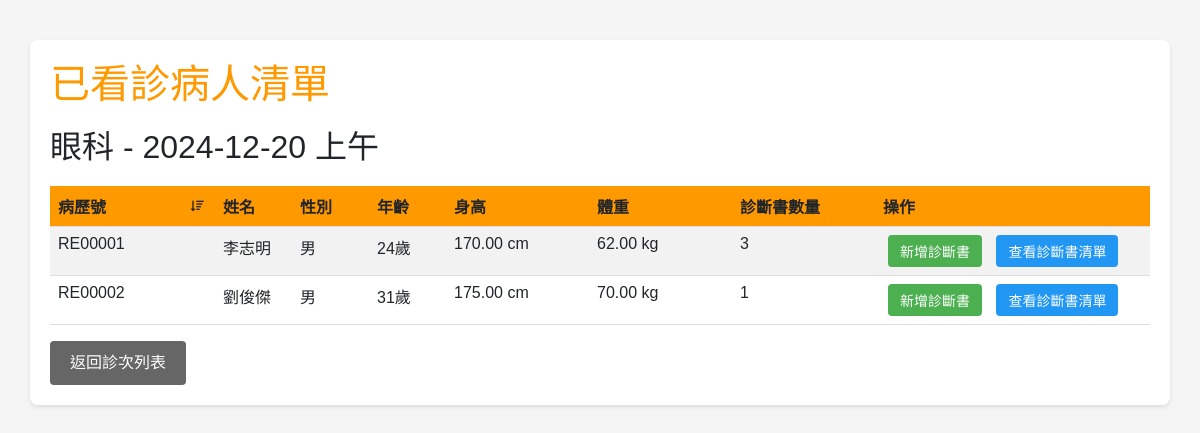
Page /php/doctor/patient_list.php?clinic_id=CL00001 (signed in) on the committed database.
### tables this page shows
CREATE TABLE `clinic` (
  `clinic_id` char(7) NOT NULL,
  `clinic_date` date NOT NULL,
  `period` enum('morning','afternoon','evening') NOT NULL,
  `department_id` char(7) NOT NULL,
  `location` varchar(100) DEFAULT NULL,
  `doctor_id` char(7) NOT NULL
);

CREATE TABLE `department` (
  `department_id` char(7) NOT NULL,
  `department_name` varchar(50) NOT NULL
);

CREATE TABLE `medical_record` (
  `record_id` char(7) NOT NULL,
  `patient_id` char(7) NOT NULL,
  `clinic_id` char(7) NOT NULL
);

CREATE TABLE `person` (
  `person_id` char(7) NOT NULL,
  `last_name` varchar(20) NOT NULL,
  `first_name` varchar(20) NOT NULL,
  `id_card` char(10) NOT NULL,
  `password` varchar(255) NOT NULL,
  `phone` varchar(20) NOT NULL,
  `address` varchar(100) DEFAULT NULL,
  `gender` enum('M','F') NOT NULL,
  `birthday` date NOT NULL
);

CREATE TABLE `patient` (
  `person_id` char(7) NOT NULL,
  `height` decimal(5,2) DEFAULT NULL,
  `weight` decimal(5,2) DEFAULT NULL
);

### php/doctor/patient_list.php (the view, shortened to what this page needs)
<?php
require_once '../common/db_conn.php';
$clinic_id = $_GET['clinic_id'];
try {
    $stmt = $db->prepare("
        SELECT clinic_date, period, department_name
        FROM clinic c
        JOIN department d ON c.department_id = d.department_id
        WHERE clinic_id = ? AND doctor_id = ?
    ");
    $stmt->execute([$clinic_id, $_SESSION['user_id']]);
    $clinic = $stmt->fetch();
    $stmt = $db->prepare("
        SELECT mr.record_id, p.person_id, p.last_name, p.first_name,
               p.gender, p.birthday, pt.height, pt.weight,
               (SELECT COUNT(*) FROM medical_certificate mc WHERE mc.record_id = mr.record_id) as certificate_count
        FROM medical_record mr
        JOIN patient pt ON mr.patient_id = pt.person_id
        JOIN person p ON pt.person_id = p.person_id
        WHERE mr.clinic_id = ?
        ORDER BY mr.record_id
    ");
    $stmt->execute([$clinic_id]);
    $patients = $stmt->fetchAll();
} catch (Exception $e) {
    $error_message = $e->getMessage();
}
function getPeriodText($period) {
    switch ($period) {
        case 'morning': return '上午';
    }
}
?>
<!DOCTYPE html>
<html lang="zh-Hant">
<head>
    <link href="https://cdn.jsdelivr.net/npm/bootstrap@5.3.0-alpha1/dist/css/bootstrap.min.css" rel="stylesheet">
    <link href="https://cdn.jsdelivr.net/npm/boxicons@2.1.2/css/boxicons.min.css" rel="stylesheet">
    <link rel="stylesheet" href="./asset/patient_list.css">
</head>
<body>
    <div class="container">
        <?php if (isset($clinic)): ?>
            <div class="clinic-info">
                <h1>已看診病人清單</h1>
                <h2>
                    <?php
                    echo htmlspecialchars($clinic['department_name']) . ' - ' .
                         htmlspecialchars($clinic['clinic_date']) . ' ' .
                         htmlspecialchars(getPeriodText($clinic['period']));
                    ?>
                </h2>
            </div>
            <?php if (empty($patients)): ?>
                <p>目前沒有已看診病人</p>
            <?php else: ?>
                <table class="table table-striped">
                    <thead>
                        <tr>
                            <th>病歷號</th>
                            <th>姓名</th>
                            <th>性別</th>
                            <th>年齡</th>
                            <th>身高</th>
                            <th>體重</th>
                            <th>診斷書數量</th>
                            <th>操作</th>
                        </tr>
                    </thead>
                    <tbody>
                        <?php foreach ($patients as $patient): ?>
                            <tr>
                                <td><?php echo htmlspecialchars($patient['record_id']); ?></td>
                                <td><?php echo htmlspecialchars($patient['last_name'] . $patient['first_name']); ?></td>
                                <td>
                                    <?php
                                    if ($patient['gender'] === NULL) {
                                        echo '-';
                                    } else if ($patient['gender'] === 'M') {
                                        echo '男';
                                    } else {
                                        echo '女';
                                    }
                                    ?>
                                </td>
                                <td>
                                    <?php
                                    $birthDate = new DateTime($patient['birthday']);
                                    if ($patient['birthday']  === NULL) {
                                        echo '-';
                                    } else {
                                        $today = new DateTime();
                                        $age = $birthDate->diff($today)->y;
                                        echo $age . '歲';
                                    }
                                    ?>
                                </td>
                                <td><?php echo $patient['height'] ? htmlspecialchars($patient['height']) . ' cm' : '-'; ?></td>
                                <td><?php echo $patient['weight'] ? htmlspecialchars($patient['weight']) . ' kg' : '-'; ?></td>
                                <td><?php echo htmlspecialchars($patient['certificate_count']); ?></td>
                                <td>
                                    <a href="add_certificate.php?record_id=<?php echo urlencode($patient['record_id']); ?>"
                                       class="action-btn add-btn">新增診斷書</a>
                                    <a href="dr_certificate_list.php?record_id=<?php echo urlencode($patient['record_id']); ?>"
                                       class="action-btn view-btn">查看診斷書清單</a>
                                </td>
                            </tr>
                        <?php endforeach; ?>
                    </tbody>
                </table>
            <?php endif; ?>
        <?php else: ?>
            <div class="error-message">無效的診次資訊</div>
        <?php endif; ?>
        <a href="clinic_list.php" class="back-btn">返回診次列表</a>
    </div>
</body>
</html>

### php/common/db_conn.php (shortened to what this page needs)
<html>
<head>
</head>
<body>
</body>
</html>

### php/doctor/asset/patient_list.css (style rules this page uses)
body { font-family: Arial, sans-serif; max-width: 1200px; margin: 20px auto; padding: 20px; background-color: #f5f5f5; }
.container { background: white; padding: 20px; border-radius: 8px; box-shadow: 0 2px 4px rgba(0, 0, 0, 0.1); }
h1 { color: #ff9900; margin-bottom: 20px; }
table { width: 100%; border-collapse: collapse; margin-top: 20px; }
th, td { padding: 12px; text-align: left; border-bottom: 1px solid #ddd; }
th { background: #ff9900 !important; color: white; cursor: pointer; position: relative; padding-right: 30px; }
th:nth-child(1), td:nth-child(1) { width: 15%; }
th:nth-child(2), td:nth-child(2) { width: 7%; }
th:nth-child(3), td:nth-child(3) { width: 7%; }
th:nth-child(4), td:nth-child(4) { width: 7%; }
th:nth-child(5), td:nth-child(5) { width: 13%; }
th:nth-child(6), td:nth-child(6) { width: 13%; }
th:nth-child(7), td:nth-child(7) { width: 13%; }
th:nth-child(8), td:nth-child(8) { width: 25%; }
.back-btn { padding: 10px 20px; background-color: #666; color: white; border: none; border-radius: 4px; cursor: pointer; text-decoration: none; display: inline-block; }
.action-btn { padding: 6px 12px; border: none; border-radius: 4px; color: white; text-decoration: none; margin: 0 5px; display: inline-block; font-size: 14px; }
.add-btn { background-color: #4CAF50; }
.view-btn { background-color: #2196F3; }

### rows in the picture
clinic: department.department_name "眼科", clinic_date "2024-12-20", period "上午"
medical_record: record_id "RE00001", person.last_name+first_name "李志明", patient.height "170.00", patient.weight "62.00", certificate_count "3"
medical_record: record_id "RE00002", person.last_name+first_name "劉俊傑", patient.height "175.00", patient.weight "70.00", certificate_count "1"
